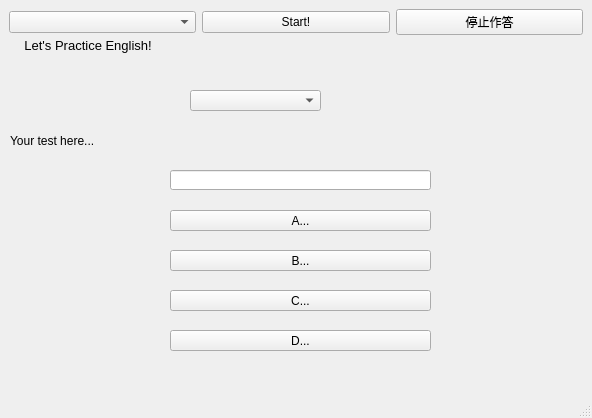
<?xml version="1.0" encoding="UTF-8"?>
<ui version="4.0">
 <class>MainWindow</class>
 <widget class="QMainWindow" name="MainWindow">
  <property name="geometry">
   <rect>
    <x>0</x>
    <y>0</y>
    <width>592</width>
    <height>418</height>
   </rect>
  </property>
  <property name="windowTitle">
   <string>MainWindow</string>
  </property>
  <widget class="QWidget" name="centralwidget">
   <layout class="QVBoxLayout" name="verticalLayout">
    <item>
     <layout class="QHBoxLayout" name="test_choice_layout">
      <item>
       <widget class="QComboBox" name="choose_test"/>
      </item>
      <item>
       <widget class="QPushButton" name="start">
        <property name="text">
         <string>Start!</string>
        </property>
       </widget>
      </item>
      <item>
       <widget class="QPushButton" name="stop">
        <property name="text">
         <string>停止作答</string>
        </property>
       </widget>
      </item>
     </layout>
    </item>
    <item>
     <widget class="QLabel" name="label"/>
    </item>
   </layout>
   <widget class="QComboBox" name="choose_test">
    <property name="geometry">
     <rect>
      <x>190</x>
      <y>90</y>
      <width>131</width>
      <height>21</height>
     </rect>
    </property>
   </widget>
   <widget class="QLabel" name="label">
    <property name="geometry">
     <rect>
      <x>10</x>
      <y>10</y>
      <width>571</width>
      <height>71</height>
     </rect>
    </property>
    <property name="font">
     <font>
      <pointsize>10</pointsize>
     </font>
    </property>
    <property name="text">
     <string>    Let's Practice English!</string>
    </property>
   </widget>
   <widget class="QPushButton" name="choice1">
    <property name="geometry">
     <rect>
      <x>170</x>
      <y>210</y>
      <width>261</width>
      <height>21</height>
     </rect>
    </property>
    <property name="text">
     <string>A...</string>
    </property>
   </widget>
   <widget class="QPushButton" name="choice4">
    <property name="geometry">
     <rect>
      <x>170</x>
      <y>330</y>
      <width>261</width>
      <height>21</height>
     </rect>
    </property>
    <property name="text">
     <string>D...</string>
    </property>
   </widget>
   <widget class="QPushButton" name="choice3">
    <property name="geometry">
     <rect>
      <x>170</x>
      <y>290</y>
      <width>261</width>
      <height>21</height>
     </rect>
    </property>
    <property name="text">
     <string>C...</string>
    </property>
   </widget>
   <widget class="QPushButton" name="choice2">
    <property name="geometry">
     <rect>
      <x>170</x>
      <y>250</y>
      <width>261</width>
      <height>21</height>
     </rect>
    </property>
    <property name="text">
     <string>B...</string>
    </property>
   </widget>
   <widget class="QLabel" name="text">
    <property name="geometry">
     <rect>
      <x>10</x>
      <y>130</y>
      <width>571</width>
      <height>21</height>
     </rect>
    </property>
    <property name="text">
     <string>Your test here...</string>
    </property>
   </widget>
   <widget class="QLineEdit" name="ans">
    <property name="geometry">
     <rect>
      <x>170</x>
      <y>170</y>
      <width>261</width>
      <height>20</height>
     </rect>
    </property>
   </widget>
  </widget>
  <widget class="QMenuBar" name="menubar">
   <property name="geometry">
    <rect>
     <x>0</x>
     <y>0</y>
     <width>592</width>
     <height>33</height>
    </rect>
   </property>
  </widget>
  <widget class="QStatusBar" name="statusbar"/>
 </widget>
 <resources/>
 <connections/>
</ui>
